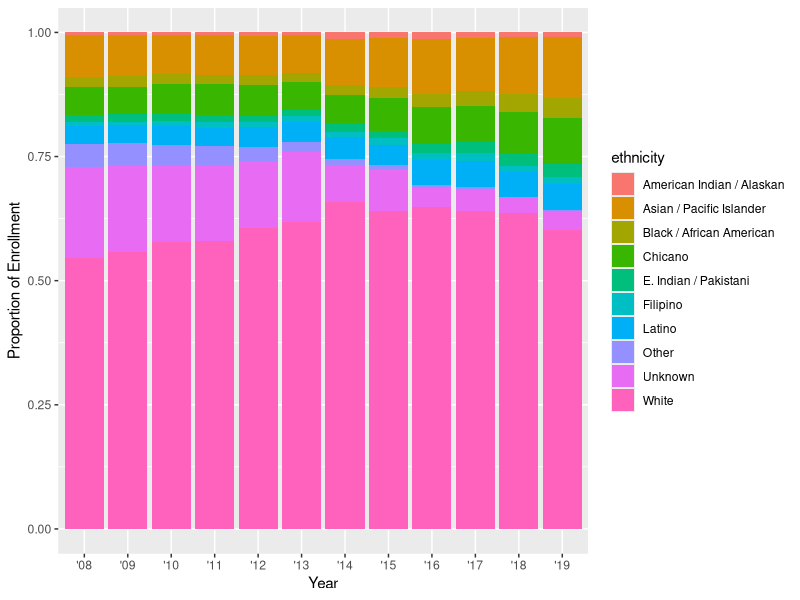

Write R code to recreate this figure.
## ---- chunk 1
knitr::opts_chunk$set(echo = TRUE)
library(here)
library(tidyverse)
## ---- chunk 2
ucsb_grad <- read_csv(here("data", "ucsb_grad_data.csv"))
## ---- chunk 3

ucsb_grad %>% 
  ggplot(aes(x = year_abbr, y = domestic_enrollment)) +
  geom_col(aes(fill = ethnicity),
           position = "fill") +
  labs(x = "Year",
       y = "Proportion of Enrollment")


